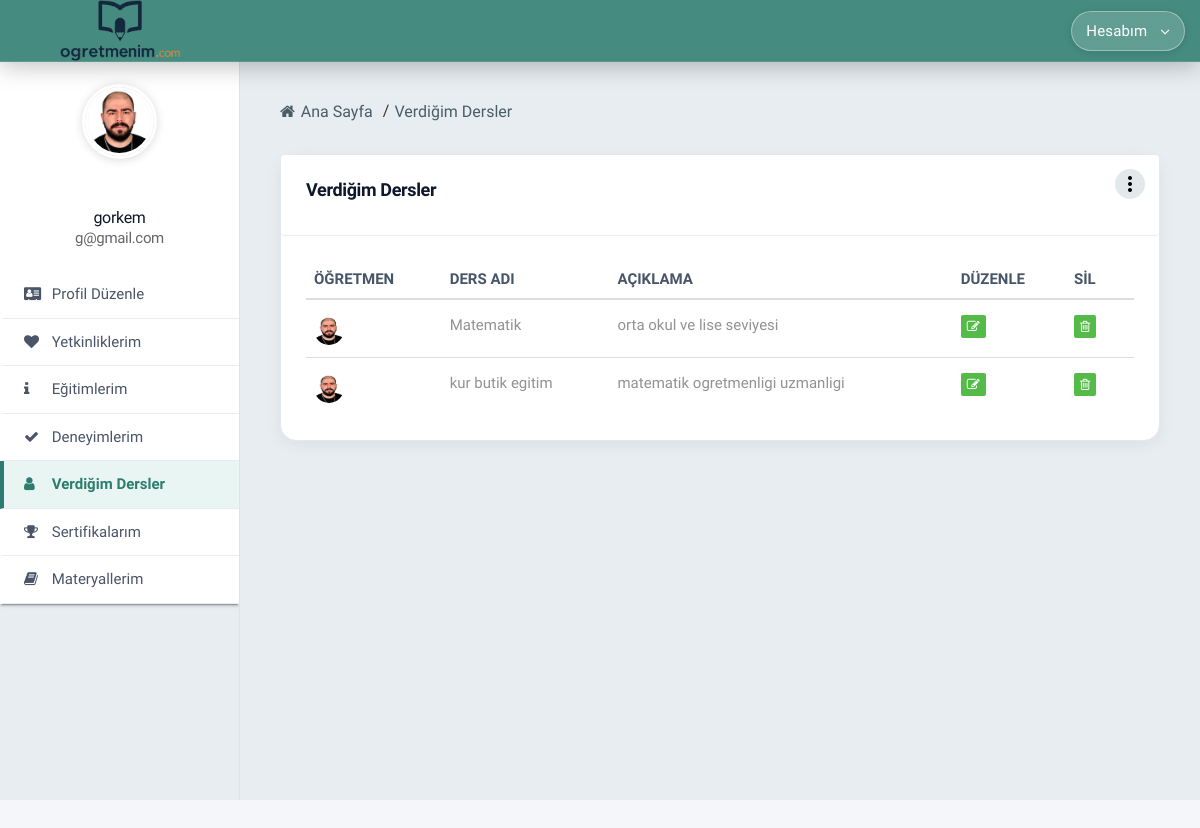
Page /adminpanel/listing-service (signed in) on the earlier database version.
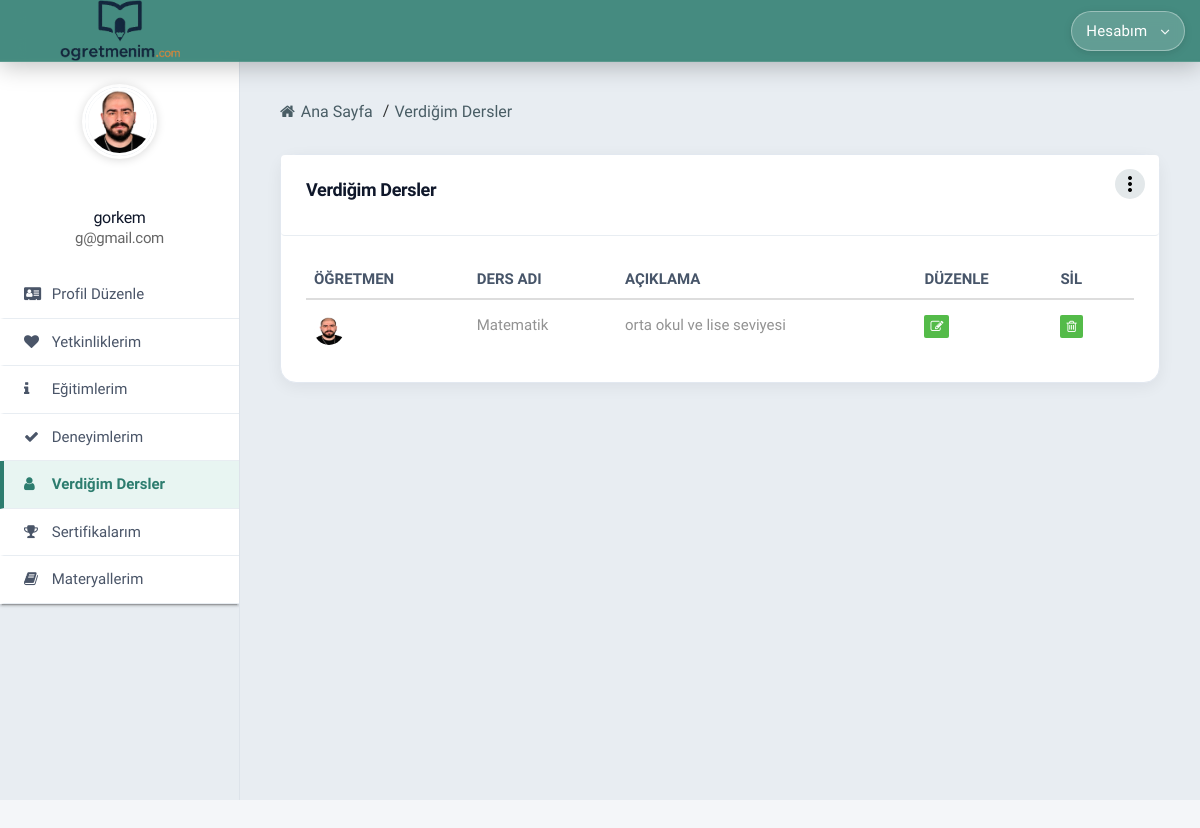
Same page on the later database version.
### conntoapp/models.py (models this page shows, shortened)
class UserServices(models.Model):
    custom_user = models.ForeignKey(CustomUser, on_delete=models.CASCADE, related_name="userservices")
    service_name = models.CharField(max_length=50, verbose_name="Ders/Branş Adı")
    service_description = models.CharField(max_length=500, verbose_name="Açıklama")
    service_search_count = models.IntegerField(default=0)
    class Meta:
        verbose_name = "Verdiği Ders"
        verbose_name_plural = "Verdiği Dersler"

class CustomUser(AbstractUser):
    fullname = models.CharField(max_length=100, verbose_name="Ad Soyad")
    twitter = models.CharField(max_length=100, null=True, blank=True, verbose_name="Twitter (X)")
    facebook = models.CharField(max_length=100, null=True, blank=True, verbose_name="Facebook")
    linkedin = models.CharField(max_length=100, null=True, blank=True, verbose_name="LinkedIn")
    instagram = models.CharField(max_length=100, null=True, blank=True, verbose_name="Instagram")
    gender = models.CharField(max_length=6, choices=CustomUserChoices.GENDER_CHOICES, verbose_name="Cinsiyet")
    birth_date = models.DateField(verbose_name="Doğum Tarihi")
    phone = models.CharField(max_length=20, null=True, blank=True, verbose_name="Telefon")
    branch = models.CharField(
        max_length=50,
        choices=TeacherChoices.BRANCH_CHOICES,
        default='matematik',
        verbose_name="Branş",
    )
    experience_years = models.CharField(
        max_length=10,
        choices=TeacherChoices.EXPERIENCE_CHOICES,
        default='0-1',
        verbose_name="Deneyim Süresi",
    )
    work_schedule = models.CharField(
        max_length=20,
        choices=TeacherChoices.WORK_SCHEDULE_CHOICES,
        default='her_ikisi',
        verbose_name="Çalışma Şekli",
    )
    city = models.CharField(max_length=30, choices=CustomUserChoices.TURKISH_CITIES, verbose_name="Şehir")
    district = models.CharField(max_length=50, null=True, blank=True, verbose_name="İlçe")
    job = models.CharField(max_length=20, blank=True, default='')
    short_description = models.CharField(max_length=100, null=True, blank=True, verbose_name="Kısa Tanıtım")
    long_description = models.TextField(max_length=500, null=True, blank=True, verbose_name="Biyografi")
    view = models.IntegerField(default=0)
    last_seen = models.DateTimeField(null=True, blank=True, verbose_name="Son Aktiflik")
    image = models.ImageField(upload_to="images/", default="images/default.jpg", null=False, blank=False, verbose_name="Profil Fotoğrafı")
    class Meta:
        verbose_name = "Öğretmen"
        verbose_name_plural = "Öğretmenler"

### conntoapp/views.py (the view)
# urls.py: path('listing-service', views.listingService, name="listingService"),
@login_required
def listingService(request):
    return render(request, "admintemplate/listing-service.html")

### conntoapp/context_processors.py (called while the page is built)
def site_processor(request):
    return {
        'SITE_NAME': settings.SITE_NAME,
        'SITE_TAGLINE': settings.SITE_TAGLINE,
        'header_branches': TeacherChoices.BRANCH_CHOICES,
        'header_cities': CustomUserChoices.TURKISH_CITIES,
    }

def course_center_processor(request):
    if 'course_center_id' in request.session:
        try:
            course_center = CourseCenter.objects.get(id=request.session['course_center_id'])
            return {
                'current_course_center': course_center,
                'is_course_center_view': True,
            }
        except CourseCenter.DoesNotExist:
            del request.session['course_center_id']
            del request.session['is_course_center']
    return {
        'current_course_center': None,
        'is_course_center_view': False,
    }

### conntoapp/user_presence.py (called while the page is built)
def should_update_presence(last_seen):
    if not last_seen:
        return True
    return timezone.now() - last_seen >= PRESENCE_UPDATE_INTERVAL

### conntoapp/templates/admintemplate/listing-service.html (shortened to what this page needs)
{% extends 'conntoapp/adminbase/adminpanelbase.html' %}
{% load static %}
{% block content %}
  <div class="sb2-2">
    <div class="sb2-2-2">
      <ul>
        <li><a><i class="fa fa-home" aria-hidden="true"></i> Ana Sayfa</a></li>
        <li class="active-bre"><a>Verdiğim Dersler</a></li>
      </ul>
    </div>
    <div class="sb2-2-3">
      <div class="row">
        <div class="col-md-12">
          <div class="box-inn-sp">
            <div class="inn-title">
              <h4>Verdiğim Dersler</h4>
              <a class="dropdown-button drop-down-meta" href="#" data-activates="dr-users"><i class="material-icons">more_vert</i></a>
            </div>
            <div class="tab-inn">
              <div class="table-responsive table-desi">
                <table class="table table-hover">
                  <thead>
                    <tr>
                      <th>Öğretmen</th>
                      <th>Ders Adı</th>
                      <th>Açıklama</th>
                      <th>Düzenle</th>
                      <th>Sil</th>
                    </tr>
                  </thead>
                  <tbody>
                    {% for service in user.userservices.all %}
                      <tr>
                        <td><span class="list-img"><img src="{{ user.image.url }}" alt="" /></span></td>
                        <td>{{ service.service_name }}</td>
                        <td>{{ service.service_description }}</td>
                        <td><a href="{% url 'updateService' service.id %}"><i class="fa fa-pencil-square-o" aria-hidden="true"></i></a></td>
                        <td><a href="#" onclick="confirmDelete('{% url 'deleteService' service.id %}'); return false;"><i class="fa fa-trash-o" aria-hidden="true"></i></a></td>
                      </tr>
                    {% empty %}
                      <tr><td colspan="5">Henüz ders eklenmemiş.</td></tr>
                    {% endfor %}
                  </tbody>
                </table>
              </div>
            </div>
          </div>
        </div>
      </div>
    </div>
  </div>
{% endblock %}

Differences in the rows shown:
removed UserServices: image (picture), service_name "kur butik egitim", service_description "matematik ogretmenligi uzmanligi"
